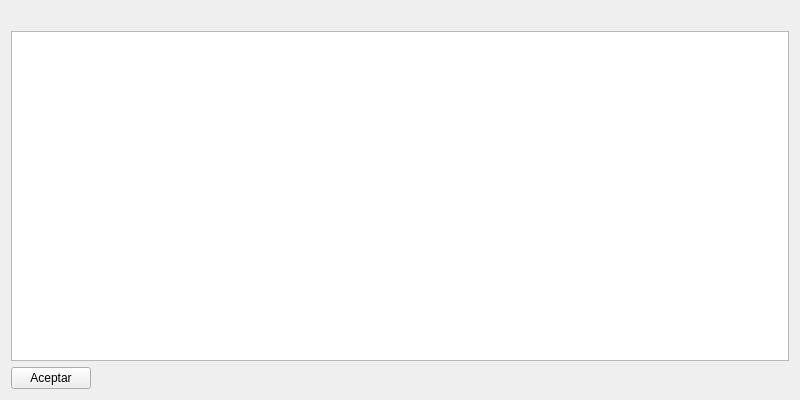
<?xml version="1.0" encoding="UTF-8"?>
<ui version="4.0">
 <class>Form</class>
 <widget class="QWidget" name="Form">
  <property name="geometry">
   <rect>
    <x>0</x>
    <y>0</y>
    <width>800</width>
    <height>400</height>
   </rect>
  </property>
  <property name="minimumSize">
   <size>
    <width>800</width>
    <height>400</height>
   </size>
  </property>
  <property name="windowTitle">
   <string>Form</string>
  </property>
  <layout class="QVBoxLayout" name="verticalLayout">
   <item>
    <layout class="QGridLayout" name="gridLayout">
     <item row="0" column="0" colspan="2">
      <widget class="QLabel" name="label_titulo">
       <property name="font">
        <font>
         <weight>75</weight>
         <bold>true</bold>
        </font>
       </property>
       <property name="text">
        <string/>
       </property>
       <property name="alignment">
        <set>Qt::AlignCenter</set>
       </property>
      </widget>
     </item>
     <item row="1" column="0" colspan="2">
      <widget class="QTableView" name="table_resumen"/>
     </item>
     <item row="2" column="0">
      <widget class="QPushButton" name="btn_aceptar">
       <property name="text">
        <string>Aceptar</string>
       </property>
      </widget>
     </item>
     <item row="2" column="1">
      <spacer name="horizontalSpacer">
       <property name="orientation">
        <enum>Qt::Horizontal</enum>
       </property>
       <property name="sizeHint" stdset="0">
        <size>
         <width>148</width>
         <height>20</height>
        </size>
       </property>
      </spacer>
     </item>
    </layout>
   </item>
  </layout>
 </widget>
 <resources/>
 <connections/>
</ui>
